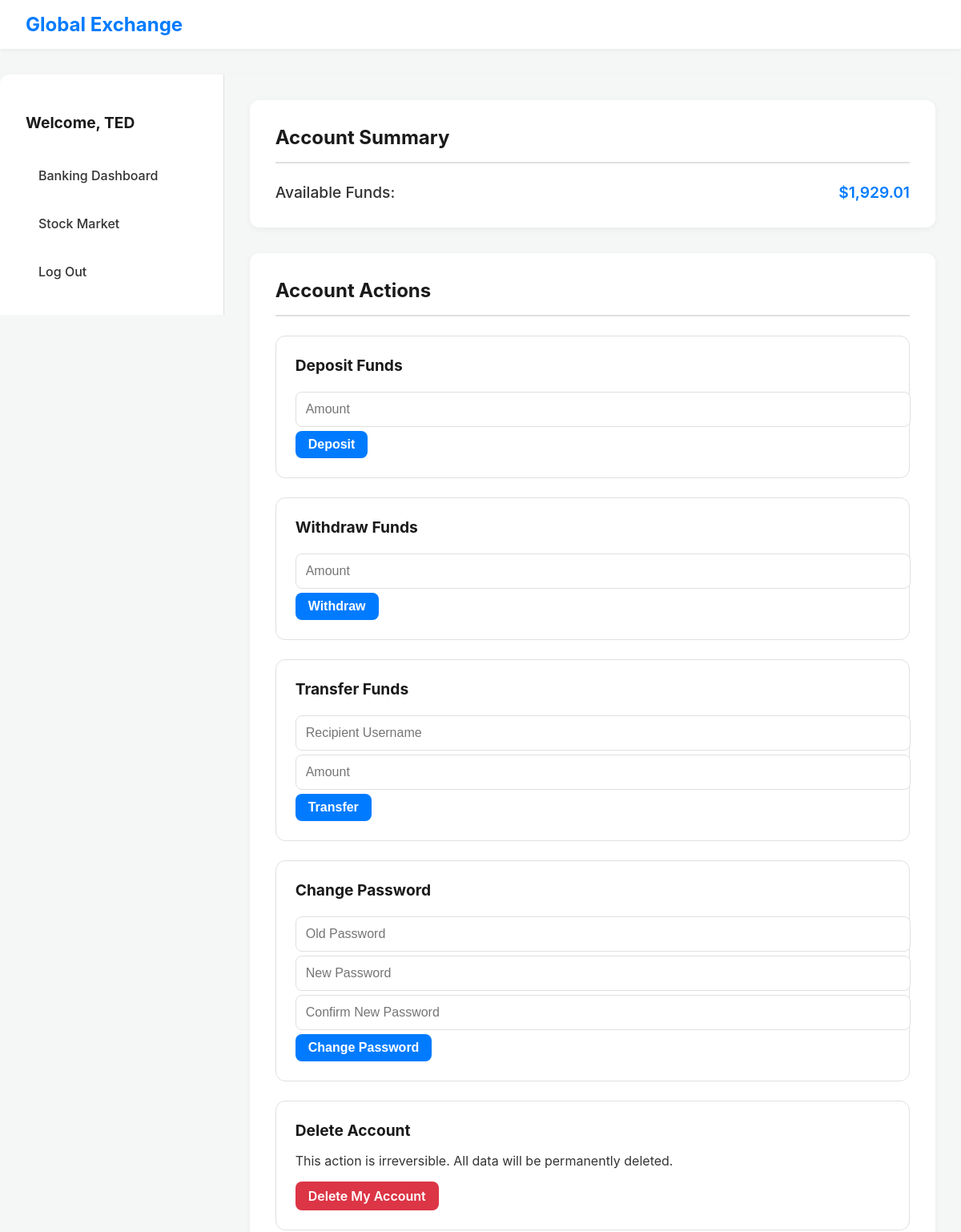
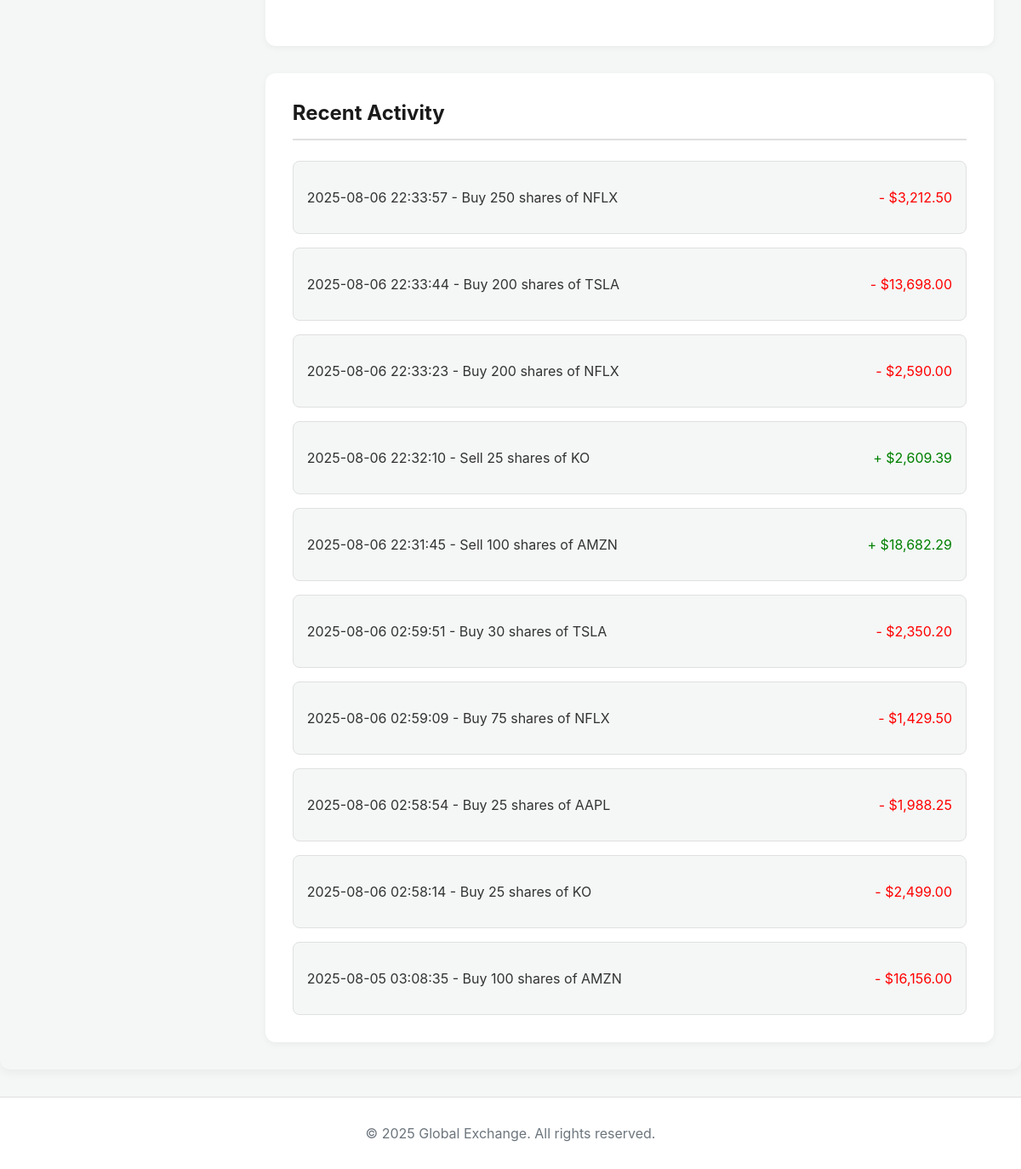
/banking_dashboard (signed in), run on the app's committed database (2 pictures, top to bottom).
### app.py (models this page shows, shortened)
class User(db.Model):
    __tablename__ = 'users'
    id = db.Column(db.Integer, primary_key=True)
    username = db.Column(db.String(80), unique=True, nullable=False)
    password_hash = db.Column(db.String(128), nullable=False)
    transactions = db.relationship('Transaction', backref='user', lazy=True)
    portfolio = db.relationship('StockHolding', backref='user', lazy=True)
    password_reset_tokens = db.relationship('PasswordResetToken', backref='user', lazy=True)
    wallet = db.relationship('UserWallet', backref='user', uselist=False)

class UserWallet(db.Model):
    __tablename__ = 'user_wallets'
    id = db.Column(db.Integer, primary_key=True)
    user_id = db.Column(db.Integer, db.ForeignKey('users.id'), unique=True, nullable=False)
    balance = db.Column(db.Float, default=0.00)

class Transaction(db.Model):
    __tablename__ = 'transactions'
    id = db.Column(db.Integer, primary_key=True)
    user_id = db.Column(db.Integer, db.ForeignKey('users.id'), nullable=False)
    transaction_type = db.Column(db.String(100), nullable=False)
    amount = db.Column(db.Float, nullable=False)
    timestamp = db.Column(db.DateTime, default=datetime.utcnow)

### app.py (the view)
@app.route('/banking_dashboard')
@login_required
def banking_dashboard():
    user = g.user
    transactions = Transaction.query.filter_by(user_id=user.id).order_by(Transaction.timestamp.desc()).limit(10).all()
    return render_template('banking_dashboard.html', user=user, user_wallet=g.user_wallet, transactions=transactions)

### app.py (called while the page is built)
def login_required(f):
    @wraps(f)
    def decorated_function(*args, **kwargs):
        if 'user_id' not in session:
            flash('Please log in to access this page.', 'error')
            return redirect(url_for('login'))
        return f(*args, **kwargs)
    return decorated_function

@app.before_request
def load_logged_in_user():
    user_id = session.get('user_id')
    if user_id is None:
        g.user = None
        g.user_wallet = None
    else:
        g.user = User.query.get(user_id)
        if g.user:
            g.user_wallet = UserWallet.query.filter_by(user_id=g.user.id).first()
            if not g.user_wallet:
                g.user_wallet = UserWallet(user_id=g.user.id, balance=INITIAL_BALANCE)
                db.session.add(g.user_wallet)
                db.session.commit()
        else:
            session.clear()
            g.user = None
            g.user_wallet = None

### templates/banking_dashboard.html (shortened to what this page needs)
{% extends "base.html" %}
{% block content %}
<div class="dashboard-container">
    <aside class="sidebar">
        <h2>Welcome, {{ user.username }}</h2>
        <a href="{{ url_for('banking_dashboard') }}">Banking Dashboard</a>
        <a href="{{ url_for('stock_dashboard') }}">Stock Market</a>
        <a href="{{ url_for('logout') }}">Log Out</a>
    </aside>
    <main class="main-content">
        <div class="dashboard-card">
            <h2>Account Summary</h2>
            <div class="info-block">
                <p>Available Funds:</p>
                <span>${{ "{:,.2f}".format(user_wallet.balance) }}</span>
            </div>
        </div>
        <div class="dashboard-card">
            <h2>Account Actions</h2>
            <div class="form-section">
                <h3>Deposit Funds</h3>
                <form action="{{ url_for('deposit') }}" method="post">
                    <input type="number" name="amount" placeholder="Amount" step="0.01" min="0" required>
                    <button type="submit" class="button-primary">Deposit</button>
                </form>
            </div>
            <div class="form-section">
                <h3>Withdraw Funds</h3>
                <form action="{{ url_for('withdraw') }}" method="post">
                    <input type="number" name="amount" placeholder="Amount" step="0.01" min="0" required>
                    <button type="submit" class="button-primary">Withdraw</button>
                </form>
            </div>
            <div class="form-section">
                <h3>Transfer Funds</h3>
                <form action="{{ url_for('transfer') }}" method="post">
                    <input type="text" name="recipient" placeholder="Recipient Username" required>
                    <input type="number" name="amount" placeholder="Amount" step="0.01" min="0" required>
                    <button type="submit" class="button-primary">Transfer</button>
                </form>
            </div>
            <div class="form-section">
                <h3>Change Password</h3>
                <form action="{{ url_for('change_password') }}" method="post">
                    <input type="password" name="old_password" placeholder="Old Password" required>
                    <input type="password" name="new_password" placeholder="New Password" required>
                    <input type="password" name="confirm_new_password" placeholder="Confirm New Password" required>
                    <button type="submit" class="button-primary">Change Password</button>
                </form>
            </div>
            <div class="form-section">
                <h3>Delete Account</h3>
                <p>This action is irreversible. All data will be permanently deleted.</p>
                <a href="{{ url_for('confirm_delete') }}" class="button-danger">Delete My Account</a>
            </div>
        </div>
        <div class="dashboard-card">
            <h2>Recent Activity</h2>
            <ul class="activity-list">
                {% for transaction in transactions %}
                {% set is_positive_transaction = 'Deposit' in transaction.transaction_type or 'Transfer In' in transaction.transaction_type or 'Sell' in transaction.transaction_type or 'fee collected' in transaction.transaction_type.lower() or 'Trust Account' in transaction.transaction_type %}
                <li>
                    <p>{{ transaction.timestamp.strftime('%Y-%m-%d %H:%M:%S') }} - {{ transaction.transaction_type }}</p>
                    <span style="color: {% if is_positive_transaction %}green{% else %}red{% endif %};">
                        {% if is_positive_transaction %}+{% else %}-{% endif %} ${{ "{:,.2f}".format(transaction.amount|abs) }}
                    </span>
                </li>
                {% else %}
                <p style="text-align: center; color: #6c757d;">No recent activity to display.</p>
                {% endfor %}
            </ul>
        </div>
    </main>
</div>
{% endblock %}

### static/style.css (style rules this page uses)
:root { --primary-color: #007bff; --primary-hover-color: #0056b3; --background-color: #f4f7f6; --card-background-color: #ffffff; --text-color: #333333; --heading-color: #1a1a1a; --border-color: #e0e0e0; --flash-success: #28a745; --flash-error: #dc3545; --flash-info: #17a2b8; }
body { font-family: 'Inter', sans-serif; margin: 0; padding: 0; background-color: var(--background-color); color: var(--text-color); display: flex; flex-direction: column; min-height: 100vh; box-sizing: border-box; }
.dashboard-container { display: flex; width: 100%; max-width: 1200px; margin: 2rem auto; background-color: var(--background-color); border-radius: 12px; box-shadow: 0 4px 12px rgba(0, 0, 0, 0.05); overflow: hidden; align-items: flex-start; }
.sidebar { width: 250px; background-color: var(--card-background-color); padding: 2rem; border-right: 1px solid var(--border-color); display: flex; flex-direction: column; gap: 1rem; }
.sidebar h2 { font-size: 1.2rem; margin-bottom: 1rem; color: var(--heading-color); }
.sidebar a { text-decoration: none; color: var(--text-color); padding: 0.75rem 1rem; border-radius: 8px; transition: background-color 0.2s, color 0.2s; font-weight: 500; }
.main-content { flex-grow: 1; padding: 2rem; display: flex; flex-direction: column; gap: 2rem; }
.dashboard-card { background-color: var(--card-background-color); padding: 2rem; border-radius: 12px; box-shadow: 0 2px 8px rgba(0, 0, 0, 0.05); }
.dashboard-card h2 { margin-top: 0; font-size: 1.5rem; color: var(--heading-color); border-bottom: 2px solid var(--border-color); padding-bottom: 1rem; margin-bottom: 1.5rem; }
.info-block { display: flex; justify-content: space-between; align-items: center; font-size: 1.2rem; font-weight: 600; color: var(--primary-color); }
.info-block p { margin: 0; color: var(--text-color); font-weight: 500; }
input[type="text"], input[type="password"], input[type="number"] { width: 100%; padding: 0.75rem; border: 1px solid var(--border-color); border-radius: 8px; font-size: 1rem; color: var(--text-color); transition: border-color 0.2s; }
.form-section { margin-bottom: 1.5rem; padding: 1.5rem; border: 1px solid var(--border-color); border-radius: 12px; }
.form-section h3 { margin-top: 0; color: var(--heading-color); font-size: 1.2rem; margin-bottom: 1rem; }
.form-section form { gap: 0.75rem; }
.activity-list { list-style: none; padding: 0; margin: 0; display: flex; flex-direction: column; gap: 1rem; }
.activity-list li { display: flex; justify-content: space-between; align-items: center; background-color: var(--background-color); padding: 1rem; border-radius: 8px; border: 1px solid var(--border-color); }
.button-primary, .button-secondary, .button-danger { background-color: var(--primary-color); color: #ffffff; padding: 0.5rem 1rem; border: none; border-radius: 8px; cursor: pointer; font-size: 1rem; font-weight: 600; transition: background-color 0.3s, transform 0.1s; text-decoration: none; display: inline-block; text-align: center; }
.button-danger { background-color: var(--flash-error); }

### templates/banking_dashboard.html (style rules this page uses)
.form-section form input, .form-section form button { margin-top: 5px; }

### data on the page
User: username "TED"
UserWallet: balance "1,929.01"
Transaction: amount|abs "3,212.50"
Transaction: amount|abs "13,698.00"
Transaction: amount|abs "2,590.00"
Transaction: amount|abs "2,609.39"
Transaction: amount|abs "18,682.29"
Transaction: amount|abs "2,350.20"
Transaction: amount|abs "1,429.50"
Transaction: amount|abs "1,988.25"
Transaction: amount|abs "2,499.00"
Transaction: amount|abs "16,156.00"
